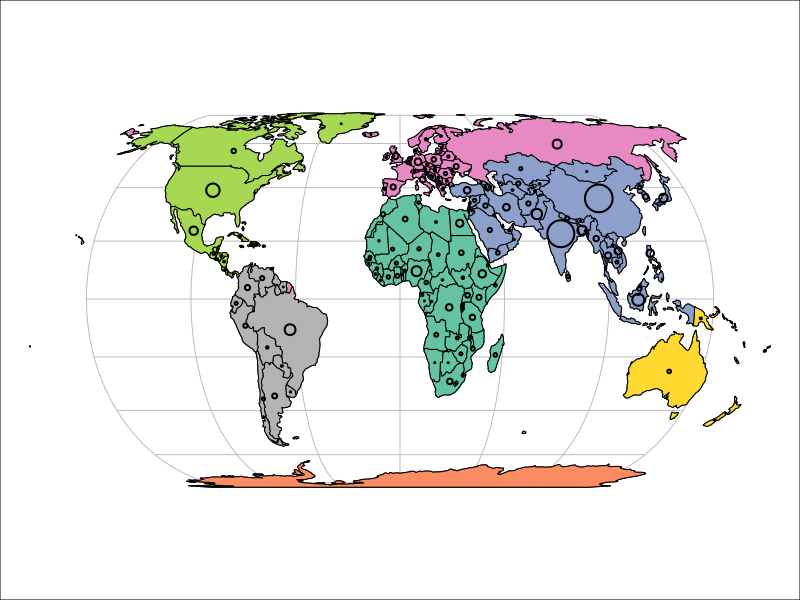

This chart was generated by the following R code:
library(sf)
library(spData)
world_proj = st_transform(world, "+proj=eck4")
old_mar = par()$mar
par(mar = c(0, 0, 0, 0))
world_centroids_largest = st_centroid(world_proj, of_largest_polygon = TRUE)
main = "\nCountry continents and populations"
plot(st_geometry(world_proj), graticule = TRUE, reset = FALSE)
plot(world_proj["continent"], add = TRUE)
cex = sqrt(world$pop) / 10000
plot(st_geometry(world_centroids_largest), add = TRUE, cex = cex, lwd = 2)
par(mar = old_mar)
